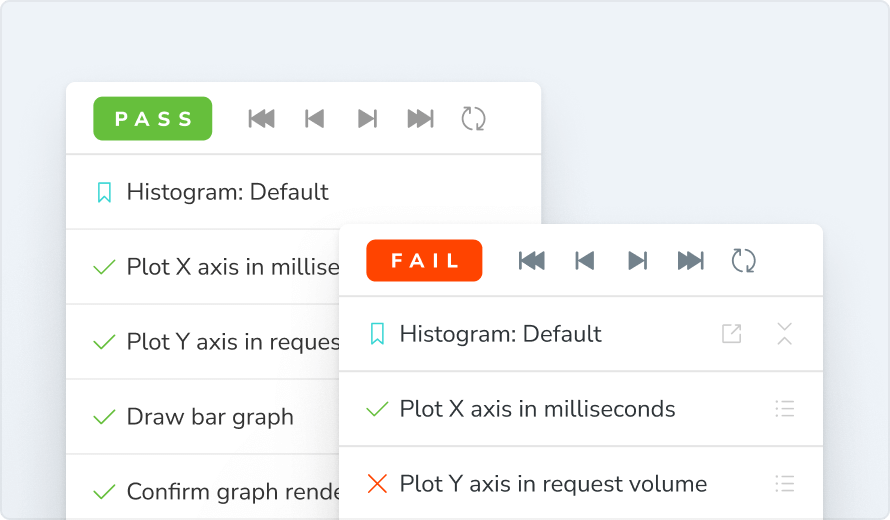
#> input picture stories/assets/testing.png, 890 x 520 px, given in place of empty-frame.webp, which was not available
$ python frame_404.py ../../stories/assets/testing.png
#> lines starting #> are read from the running program, lines starting #| are printed output that depends on the picture; after the words box and inside, x2 and y2 are one past the last pixel; in counts of white or black regions, pixels touching at a corner belong together; pictures that were not available may be replaced by others from this repository, and a replacement may not be noted
#!/usr/bin/env python3
"""The 404's "Fill the frame" states: each print hung in the empty frame.

The artwork (the flat crop the wall tool uses, public/images/v2/wall/prints)
fills the whole glass opening edge to edge: cover-cropped to the opening's
shape, warped onto its four corners (the frame hangs in slight perspective),
and lit by the empty glass's own shading so the window light and reflection
sit over it. Deterministic; nothing is generated.

    python3 scripts/v2/frame_404.py dancer dragon hyttefrokost
"""
import sys
from pathlib import Path
import numpy as np
from PIL import Image, ImageFilter

ROOT = Path(__file__).resolve().parents[2]
DIR = ROOT / "public/images/v2/not-found"
EMPTY = DIR / "empty-frame.webp"
# The glass opening's corners (TL, TR, BR, BL) on the 1122 x 1402 image. The
# frame hangs in slight perspective (its right side is nearer, so taller), so
# the print is warped onto this quad rather than pasted as a rectangle. Found
# by fitting a line to each edge where the warm moulding begins (red minus
# blue above 40), so the print tucks under the moulding's pale inner lip
# and no glass shows beside it.
QUAD = [(609.9, 65.8), (936.3, 45.3), (938.2, 545.9), (611.6, 530.2)]
SS = 4  # supersampling for the quad's edge


def _coeffs(src, dst):
    """PIL PERSPECTIVE coefficients mapping output points dst -> input points src."""
    A, B = [], []
    for (x, y), (u, v) in zip(dst, src):
        A += [[x, y, 1, 0, 0, 0, -u * x, -u * y], [0, 0, 0, x, y, 1, -v * x, -v * y]]
        B += [u, v]
    return np.linalg.solve(np.array(A, float), np.array(B, float)).tolist()


def hang(slug: str) -> Path:
#> called with slug = '../../stories/assets/testing.png'
    room = Image.open(EMPTY).convert("RGB")
    W, H = room.size
#> W = 890; H = 520
    xs = [p[0] for p in QUAD]; ys = [p[1] for p in QUAD]
    # The opening's shape, from the average side lengths.
    ow = ((QUAD[1][0] - QUAD[0][0]) + (QUAD[2][0] - QUAD[3][0])) / 2
    oh = ((QUAD[3][1] - QUAD[0][1]) + (QUAD[2][1] - QUAD[1][1])) / 2
    art = Image.open(ROOT / f"public/images/v2/wall/prints/{slug}.jpg").convert("RGB")
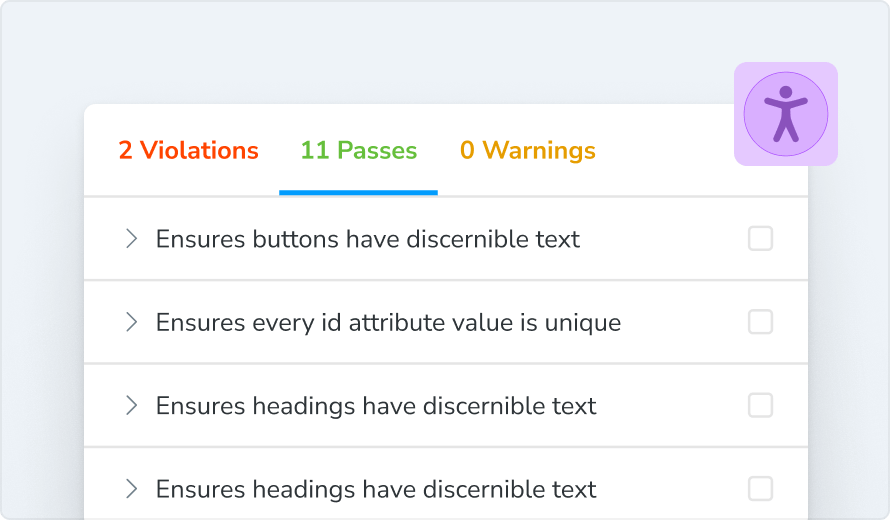
#> input picture stories/assets/accessibility.png, 890 x 520 px, given in place of testing.png.jpg, which was not available
    ar, tr = art.width / art.height, ow / oh
#> ar = 1.71; tr = 0.677
    if ar > tr:
        nw = round(art.height * tr); x = (art.width - nw) // 2
#> after `nw = round(art.height * tr)`: nw = 352
#> after `x = (art.width - nw) // 2`: x = 269
        art = art.crop((x, 0, x + nw, art.height))
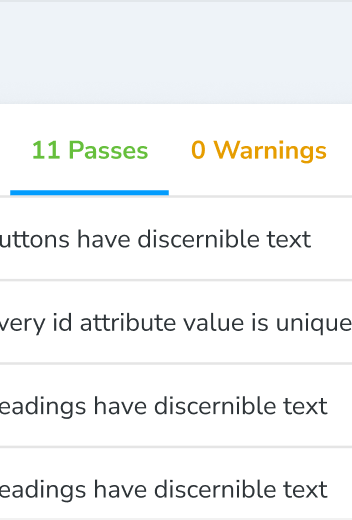
#> art: PIL image 352x520 RGB; mean R, G, B 242.4, 244.3, 244.6
    else:
        nh = round(art.width / tr); y = (art.height - nh) // 2
        art = art.crop((0, y, art.width, y + nh))
    aw, ah = art.size
#> aw = 352; ah = 520
    # Warp the artwork onto the quad, at SS x for a clean edge.
    big = [(x * SS, y * SS) for x, y in QUAD]
    warped = art.transform((W * SS, H * SS), Image.PERSPECTIVE,
                           _coeffs([(0, 0), (aw, 0), (aw, ah), (0, ah)], big), Image.BICUBIC)
    mask = Image.new("L", (W * SS, H * SS), 0)
#> mask: PIL image 3560x2080 L; every value is 0
    from PIL import ImageDraw
    ImageDraw.Draw(mask).polygon(big, fill=255)
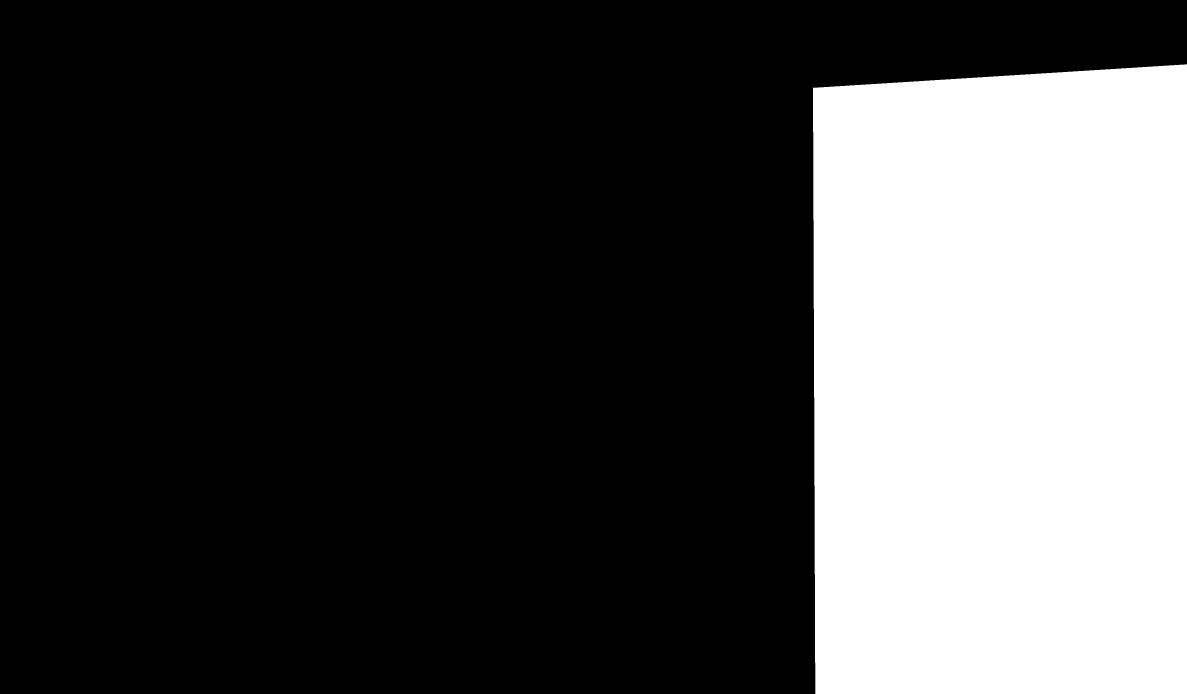
#> mask: PIL image 3560x2080 L (shown at 1/3 size); 27.9% white; 1 white region, box (x1, y1, x2, y2) and area: (2439, 193, 3560, 2080) 2069533
    warped = warped.resize((W, H), Image.LANCZOS)
#> warped: PIL image 890x520 RGB
    mask = mask.resize((W, H), Image.LANCZOS)
#> mask: PIL image 890x520 L
    # Light it with the empty glass's own shading (window light, reflection).
    g = np.asarray(room.convert("L").filter(ImageFilter.GaussianBlur(2))).astype(np.float32)
    inside = np.asarray(mask) > 250
#> inside: shape (520, 890) bool; 27.8% white; 1 white region, box (x1, y1, x2, y2) and area: (610, 49, 890, 520) 128873
    shade = np.clip(g / np.median(g[inside]), 0.8, 1.15)[..., None]
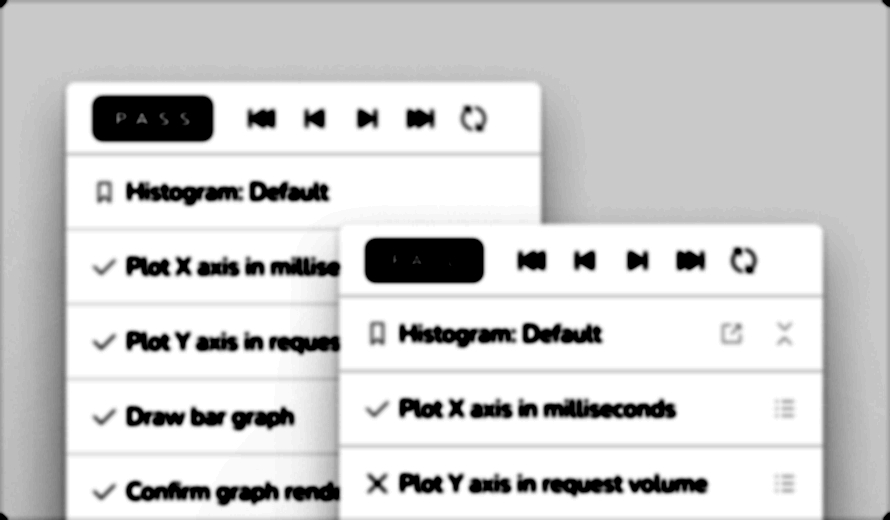
#> shade: shape (520, 890, 1) float32; min 0.8, max 1.05, mean 1.01; drawn with min black and max white
    a = np.asarray(warped).astype(np.float32) / 255
    lit = a * np.minimum(shade, 1.0)
    glow = np.clip(shade - 1.0, 0, None) * 2.2
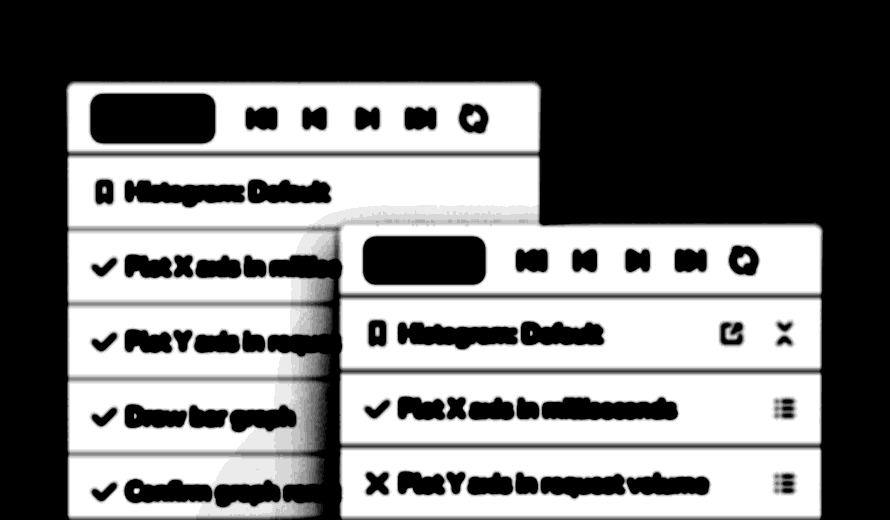
#> glow: shape (520, 890, 1) float32; min 0, max 0.118, mean 0.0549; drawn with min black and max white
    lit = 1 - (1 - lit) * (1 - glow)
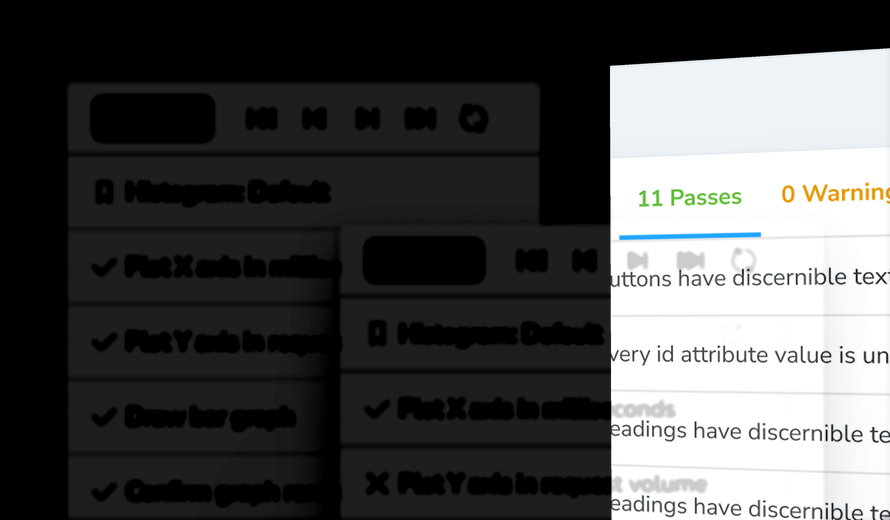
#> lit: shape (520, 890, 3) float32; mean R, G, B 0.304, 0.306, 0.306
    base = np.asarray(room).astype(np.float32) / 255
    m = (np.asarray(mask).astype(np.float32) / 255)[..., None]
    out = base * (1 - m) + lit * m
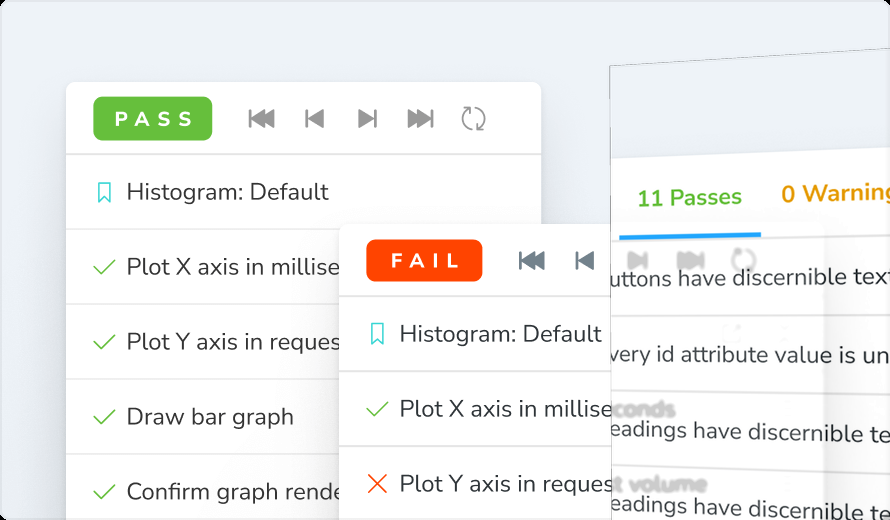
#> out: shape (520, 890, 3) float32; mean R, G, B 0.943, 0.947, 0.943
    dest = DIR / f"fill-{slug}.webp"
    Image.fromarray((np.clip(out, 0, 1) * 255).round().astype(np.uint8)).save(dest, quality=88, method=6)
    return dest


if __name__ == "__main__":
    for s in sys.argv[1:] or ["hyttefrokost"]:
        print(hang(s))
